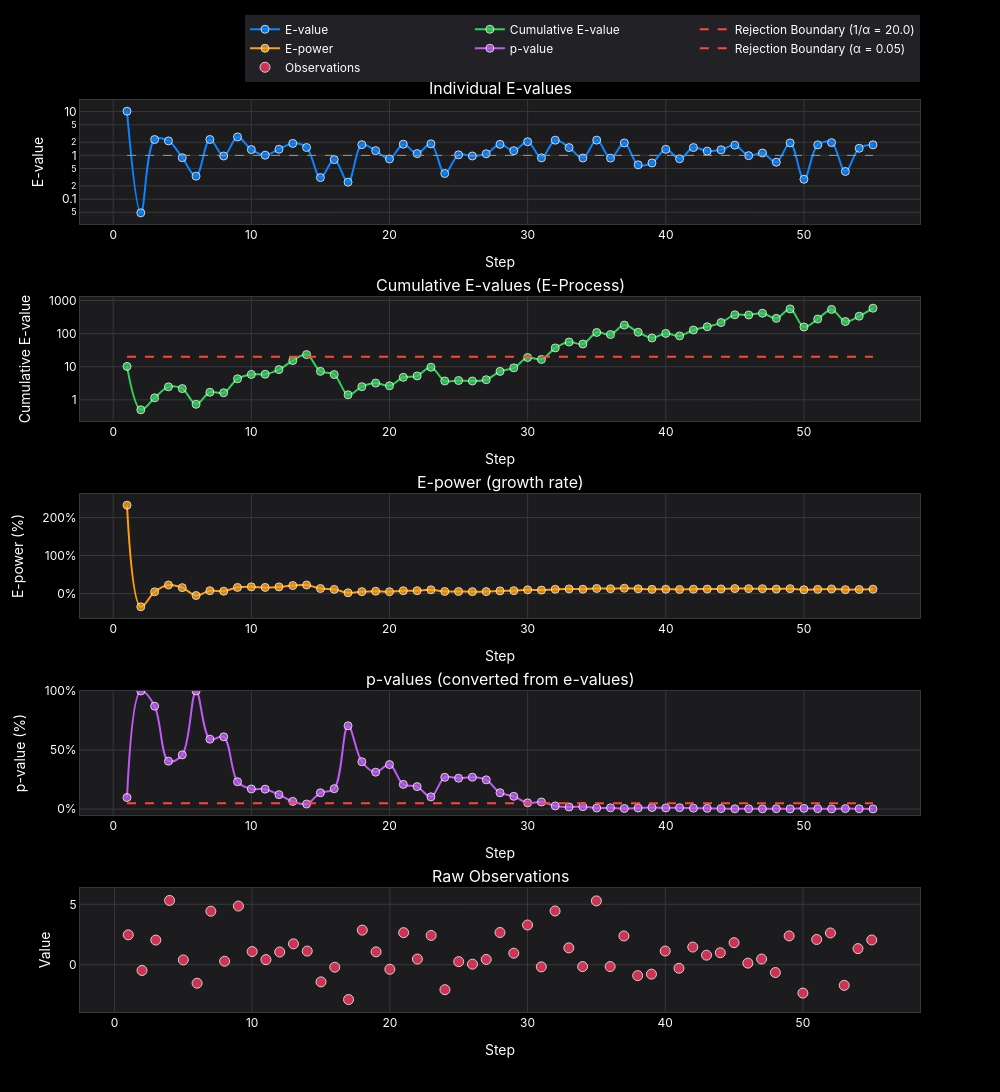

Notebook code cell kept with this figure:
### Code cell
plot_sequential_test_plotly(test.get_history_df(), log_scale=True, theme="dark")

### Figure 1 — Plotly figure (JSON) as saved in the notebook; plotly's stock layout.template omitted (floating-point values rounded to 4 significant figures)
{"data": [{"hovertemplate": "<b>Step %{x}</b><br>%{y:.4f}<extra></extra>", "line": {"color": "#0A84FF", "shape": "spline", "width": 2}, "marker": {"color": "#0A84FF", "line": {"color": "white", "width": 1}, "opacity": 0.8, "size": 8}, "mode": "lines+markers", "name": "E-value", "type": "scatter", "x": [1, 2, 3, 4, 5, 6, 7, 8, 9, 10, 11, 12, 13, 14, 15, 16, 17, 18, 19, 20, 21, 22, 23, 24, 25, 26, 27, 28, 29, 30, 31, 32, 33, 34, 35, 36, 37, 38, 39, 40, 41, 42, 43, 44, 45, 46, 47, 48, 49, 50, 51, 52, 53, 54, 55], "xaxis": "x", "y": [10.22, 0.0487, 2.305, 2.146, 0.885, 0.3356, 2.309, 0.967, 2.643, 1.357, 1.01, 1.381, 1.878, 1.515, 0.3111, 0.8011, 0.2447, 1.759, 1.283, 0.8287, 1.802, 1.099, 1.835, 0.3854, 1.03, 0.9688, 1.09, 1.786, 1.28, 2.049, 0.8777, 2.227, 1.507, 0.8708, 2.233, 0.8661, 1.926, 0.609, 0.6717, 1.375, 0.837, 1.511, 1.251, 1.341, 1.713, 0.9867, 1.132, 0.6996, 1.928, 0.2845, 1.738, 1.955, 0.4291, 1.455, 1.743], "yaxis": "y"}, {"hoverinfo": "skip", "line": {"color": "#98989D", "dash": "dash", "width": 1}, "mode": "lines", "name": "E-value = 1", "showlegend": false, "type": "scatter", "x": [1, 55], "xaxis": "x", "y": [1, 1], "yaxis": "y"}, {"hovertemplate": "<b>Step %{x}</b><br>%{y:.4f}<extra></extra>", "line": {"color": "#30D158", "shape": "spline", "width": 2}, "marker": {"color": "#30D158", "line": {"color": "white", "width": 1}, "opacity": 0.8, "size": 8}, "mode": "lines+markers", "name": "Cumulative E-value", "type": "scatter", "x": [1, 2, 3, 4, 5, 6, 7, 8, 9, 10, 11, 12, 13, 14, 15, 16, 17, 18, 19, 20, 21, 22, 23, 24, 25, 26, 27, 28, 29, 30, 31, 32, 33, 34, 35, 36, 37, 38, 39, 40, 41, 42, 43, 44, 45, 46, 47, 48, 49, 50, 51, 52, 53, 54, 55], "xaxis": "x2", "y": [10.22, 0.498, 1.148, 2.463, 2.18, 0.7316, 1.689, 1.633, 4.318, 5.861, 5.92, 8.175, 15.35, 23.25, 7.233, 5.794, 1.418, 2.494, 3.201, 2.653, 4.78, 5.252, 9.638, 3.714, 3.825, 3.706, 4.038, 7.213, 9.235, 18.93, 16.61, 36.98, 55.72, 48.53, 108.3, 93.83, 180.7, 110.1, 73.92, 101.7, 85.1, 128.6, 160.9, 215.8, 369.8, 364.9, 413.2, 289.0, 557.4, 158.6, 275.6, 539.0, 231.3, 336.4, 586.5], "yaxis": "y2"}, {"hoverinfo": "skip", "line": {"color": "#FF453A", "dash": "dash", "width": 2}, "mode": "lines", "name": "Rejection Boundary (1/α = 20.0)", "type": "scatter", "x": [1, 55], "xaxis": "x2", "y": [20, 20], "yaxis": "y2"}, {"hovertemplate": "<b>Step %{x}</b><br>%{y:.2f}%<extra></extra>", "line": {"color": "#FF9F0A", "shape": "spline", "width": 2}, "marker": {"color": "#FF9F0A", "line": {"color": "white", "width": 1}, "opacity": 0.8, "size": 8}, "mode": "lines+markers", "name": "E-power", "type": "scatter", "x": [1, 2, 3, 4, 5, 6, 7, 8, 9, 10, 11, 12, 13, 14, 15, 16, 17, 18, 19, 20, 21, 22, 23, 24, 25, 26, 27, 28, 29, 30, 31, 32, 33, 34, 35, 36, 37, 38, 39, 40, 41, 42, 43, 44, 45, 46, 47, 48, 49, 50, 51, 52, 53, 54, 55], "xaxis": "x3", "y": [232.5, -34.86, 4.592, 22.53, 15.58, -5.209, 7.489, 6.134, 16.25, 17.68, 16.17, 17.51, 21.01, 22.47, 13.19, 10.98, 2.055, 5.078, 6.123, 4.878, 7.45, 7.539, 9.851, 5.467, 5.366, 5.038, 5.17, 7.057, 7.665, 9.802, 9.065, 11.28, 12.18, 11.42, 13.39, 12.62, 14.05, 12.37, 11.03, 11.55, 10.84, 11.56, 11.82, 12.21, 13.14, 12.83, 12.82, 11.81, 12.9, 10.13, 11.02, 12.1, 10.27, 10.77, 11.59], "yaxis": "y3"}, {"hovertemplate": "<b>Step %{x}</b><br>%{y:.2f}%<extra></extra>", "line": {"color": "#BF5AF2", "shape": "spline", "width": 2}, "marker": {"color": "#BF5AF2", "line": {"color": "white", "width": 1}, "opacity": 0.8, "size": 8}, "mode": "lines+markers", "name": "p-value", "type": "scatter", "x": [1, 2, 3, 4, 5, 6, 7, 8, 9, 10, 11, 12, 13, 14, 15, 16, 17, 18, 19, 20, 21, 22, 23, 24, 25, 26, 27, 28, 29, 30, 31, 32, 33, 34, 35, 36, 37, 38, 39, 40, 41, 42, 43, 44, 45, 46, 47, 48, 49, 50, 51, 52, 53, 54, 55], "xaxis": "x4", "y": [9.78, 100.0, 87.13, 40.6, 45.88, 100.0, 59.2, 61.22, 23.16, 17.06, 16.89, 12.23, 6.514, 4.301, 13.83, 17.26, 70.52, 40.09, 31.24, 37.7, 20.92, 19.04, 10.38, 26.92, 26.14, 26.99, 24.76, 13.86, 10.83, 5.284, 6.02, 2.704, 1.795, 2.061, 0.923, 1.066, 0.5534, 0.9086, 1.353, 0.9835, 1.175, 0.7776, 0.6215, 0.4633, 0.2704, 0.2741, 0.242, 0.346, 0.1794, 0.6305, 0.3628, 0.1855, 0.4324, 0.2972, 0.1705], "yaxis": "y4"}, {"hoverinfo": "skip", "line": {"color": "#FF453A", "dash": "dash", "width": 2}, "mode": "lines", "name": "Rejection Boundary (α = 0.05)", "type": "scatter", "x": [1, 55], "xaxis": "x4", "y": [5, 5], "yaxis": "y4"}, {"hovertemplate": "<b>Step %{x}</b><br>Value: %{y:.4f}<extra></extra>", "marker": {"color": "#FF375F", "line": {"color": "white", "width": 1}, "opacity": 0.8, "size": 10, "symbol": "circle"}, "mode": "markers", "name": "Observations", "type": "scatter", "x": [1, 2, 3, 4, 5, 6, 7, 8, 9, 10, 11, 12, 13, 14, 15, 16, 17, 18, 19, 20, 21, 22, 23, 24, 25, 26, 27, 28, 29, 30, 31, 32, 33, 34, 35, 36, 37, 38, 39, 40, 41, 42, 43, 44, 45, 46, 47, 48, 49, 50, 51, 52, 53, 54, 55], "xaxis": "x5", "y": [2.472, -0.473, 2.042, 5.321, 0.4018, -1.528, 4.426, 0.2914, 4.853, 1.091, 0.4253, 1.054, 1.73, 1.131, -1.418, -0.2015, -2.878, 2.864, 1.067, -0.374, 2.655, 0.4709, 2.424, -2.062, 0.2582, 0.04774, 0.4405, 2.666, 0.9559, 3.288, -0.1748, 4.447, 1.397, -0.1526, 5.281, -0.1509, 2.381, -0.8993, -0.7759, 1.134, -0.2898, 1.462, 0.7925, 0.992, 1.827, 0.1346, 0.4744, -0.6435, 2.385, -2.344, 2.09, 2.63, -1.703, 1.335, 2.05], "yaxis": "y5"}], "layout": {"annotations": [{"font": {"size": 16}, "showarrow": false, "text": "Individual E-values", "x": 0.5, "xanchor": "center", "xref": "paper", "y": 1.0, "yanchor": "bottom", "yref": "paper"}, {"font": {"size": 16}, "showarrow": false, "text": "Cumulative E-values (E-Process)", "x": 0.5, "xanchor": "center", "xref": "paper", "y": 0.784, "yanchor": "bottom", "yref": "paper"}, {"font": {"size": 16}, "showarrow": false, "text": "E-power (growth rate)", "x": 0.5, "xanchor": "center", "xref": "paper", "y": 0.568, "yanchor": "bottom", "yref": "paper"}, {"font": {"size": 16}, "showarrow": false, "text": "p-values (converted from e-values)", "x": 0.5, "xanchor": "center", "xref": "paper", "y": 0.352, "yanchor": "bottom", "yref": "paper"}, {"font": {"size": 16}, "showarrow": false, "text": "Raw Observations", "x": 0.5, "xanchor": "center", "xref": "paper", "y": 0.136, "yanchor": "bottom", "yref": "paper"}], "font": {"color": "#FFFFFF", "family": "SF Pro Display, -apple-system, BlinkMacSystemFont, Segoe UI, Roboto, Helvetica Neue, Arial, sans-serif"}, "height": 1200, "hoverlabel": {"bgcolor": "white", "font": {"family": "SF Pro Display, -apple-system, BlinkMacSystemFont, Segoe UI, Roboto, Helvetica Neue, Arial, sans-serif", "size": 12}}, "hovermode": "closest", "legend": {"bgcolor": "rgba(40, 40, 45, 0.85)", "font": {"color": "#FFFFFF"}, "orientation": "h", "x": 1, "xanchor": "right", "y": 1.02, "yanchor": "bottom"}, "paper_bgcolor": "#000000", "plot_bgcolor": "#1C1C1E", "showlegend": true, "title": {"font": {"color": "#FFFFFF", "family": "SF Pro Display, -apple-system, BlinkMacSystemFont, Segoe UI, Roboto, Helvetica Neue, Arial, sans-serif", "size": 24}, "text": "", "x": 0.5, "xanchor": "center", "y": 0.98, "yanchor": "top"}, "width": 1000, "xaxis": {"anchor": "y", "domain": [0, 1], "gridcolor": "#38383A", "gridwidth": 1, "linecolor": "#38383A", "linewidth": 1, "mirror": true, "showgrid": true, "showline": true, "title": {"font": {"family": "SF Pro Display, -apple-system, BlinkMacSystemFont, Segoe UI, Roboto, Helvetica Neue, Arial, sans-serif", "size": 14}, "text": "Step"}, "zeroline": false}, "xaxis2": {"anchor": "y2", "domain": [0, 1], "gridcolor": "#38383A", "gridwidth": 1, "linecolor": "#38383A", "linewidth": 1, "mirror": true, "showgrid": true, "showline": true, "title": {"font": {"family": "SF Pro Display, -apple-system, BlinkMacSystemFont, Segoe UI, Roboto, Helvetica Neue, Arial, sans-serif", "size": 14}, "text": "Step"}, "zeroline": false}, "xaxis3": {"anchor": "y3", "domain": [0, 1], "gridcolor": "#38383A", "gridwidth": 1, "linecolor": "#38383A", "linewidth": 1, "mirror": true, "showgrid": true, "showline": true, "title": {"font": {"family": "SF Pro Display, -apple-system, BlinkMacSystemFont, Segoe UI, Roboto, Helvetica Neue, Arial, sans-serif", "size": 14}, "text": "Step"}, "zeroline": false}, "xaxis4": {"anchor": "y4", "domain": [0, 1], "gridcolor": "#38383A", "gridwidth": 1, "linecolor": "#38383A", "linewidth": 1, "mirror": true, "showgrid": true, "showline": true, "title": {"font": {"family": "SF Pro Display, -apple-system, BlinkMacSystemFont, Segoe UI, Roboto, Helvetica Neue, Arial, sans-serif", "size": 14}, "text": "Step"}, "zeroline": false}, "xaxis5": {"anchor": "y5", "domain": [0, 1], "gridcolor": "#38383A", "gridwidth": 1, "linecolor": "#38383A", "linewidth": 1, "mirror": true, "showgrid": true, "showline": true, "title": {"font": {"family": "SF Pro Display, -apple-system, BlinkMacSystemFont, Segoe UI, Roboto, Helvetica Neue, Arial, sans-serif", "size": 14}, "text": "Step"}, "zeroline": false}, "yaxis": {"anchor": "x", "domain": [0.864, 1.0], "gridcolor": "#38383A", "gridwidth": 1, "linecolor": "#38383A", "linewidth": 1, "mirror": true, "showgrid": true, "showline": true, "title": {"text": "E-value"}, "type": "log", "zeroline": false}, "yaxis2": {"anchor": "x2", "domain": [0.648, 0.784], "gridcolor": "#38383A", "gridwidth": 1, "linecolor": "#38383A", "linewidth": 1, "mirror": true, "showgrid": true, "showline": true, "title": {"text": "Cumulative E-value"}, "type": "log", "zeroline": false}, "yaxis3": {"anchor": "x3", "domain": [0.432, 0.568], "gridcolor": "#38383A", "gridwidth": 1, "linecolor": "#38383A", "linewidth": 1, "mirror": true, "showgrid": true, "showline": true, "ticksuffix": "%", "title": {"text": "E-power (%)"}, "zeroline": false}, "yaxis4": {"anchor": "x4", "domain": [0.216, 0.352], "gridcolor": "#38383A", "gridwidth": 1, "linecolor": "#38383A", "linewidth": 1, "mirror": true, "range": [-5, 100], "showgrid": true, "showline": true, "ticksuffix": "%", "title": {"text": "p-value (%)"}, "zeroline": false}, "yaxis5": {"anchor": "x5", "domain": [0, 0.136], "gridcolor": "#38383A", "gridwidth": 1, "linecolor": "#38383A", "linewidth": 1, "mirror": true, "showgrid": true, "showline": true, "title": {"text": "Value"}, "zeroline": false}}}
